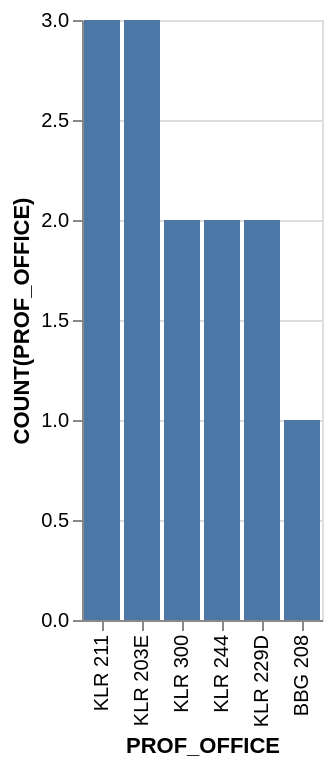

Specify this chart in Vega-Lite:
### Vega-Lite specification from a JSON file in a GitHub repository (floating-point values rounded to 4 significant figures)
{"data": {"values": [{"x_data": "KLR 211", "y_data": 3}, {"x_data": "KLR 203E", "y_data": 3}, {"x_data": "KLR 300", "y_data": 2}, {"x_data": "KLR 244", "y_data": 2}, {"x_data": "KLR 229D", "y_data": 2}, {"x_data": "BBG 208", "y_data": 1}]}, "mark": "bar", "encoding": {"x": {"field": "x_data", "type": "nominal", "title": "PROF_OFFICE", "sort": {"op": "sum", "field": "y_data", "order": "descending"}}, "y": {"field": "y_data", "type": "quantitative", "title": "COUNT(PROF_OFFICE)"}}}
